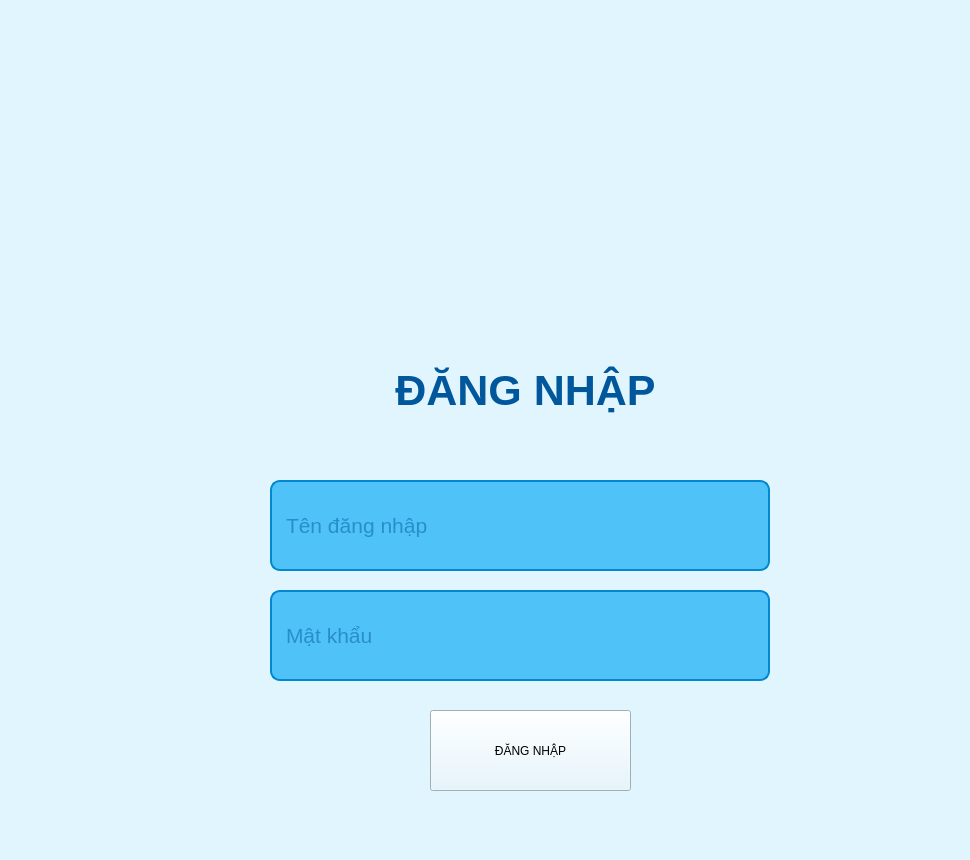
<?xml version="1.0" encoding="UTF-8"?>
<ui version="4.0">
 <class>MainWindow</class>
 <widget class="QMainWindow" name="MainWindow">
  <property name="geometry">
   <rect>
    <x>0</x>
    <y>0</y>
    <width>970</width>
    <height>860</height>
   </rect>
  </property>
  <property name="windowTitle">
   <string>MainWindow</string>
  </property>
  <property name="styleSheet">
   <string notr="true">background-color: #E1F5FE;</string>
  </property>
  <widget class="QWidget" name="centralwidget">
   <widget class="QLabel" name="lblTitle">
    <property name="geometry">
     <rect>
      <x>360</x>
      <y>350</y>
      <width>331</width>
      <height>81</height>
     </rect>
    </property>
    <property name="styleSheet">
     <string notr="true">color: #01579B; font-size: 32pt; font-weight: bold;</string>
    </property>
    <property name="text">
     <string>ĐĂNG NHẬP</string>
    </property>
    <property name="alignment">
     <set>Qt::AlignCenter</set>
    </property>
   </widget>
   <widget class="QLabel" name="lblLogo_2">
    <property name="geometry">
     <rect>
      <x>340</x>
      <y>0</y>
      <width>381</width>
      <height>311</height>
     </rect>
    </property>
    <property name="layoutDirection">
     <enum>Qt::LeftToRight</enum>
    </property>
    <property name="text">
     <string/>
    </property>
    <property name="pixmap">
     <pixmap>../../OneDrive/Pictures/Screenshots/Ảnh chụp màn hình 2026-10-24 141744.png</pixmap>
    </property>
    <property name="scaledContents">
     <bool>true</bool>
    </property>
   </widget>
   <widget class="QLineEdit" name="txtUsername">
    <property name="geometry">
     <rect>
      <x>270</x>
      <y>480</y>
      <width>500</width>
      <height>91</height>
     </rect>
    </property>
    <property name="styleSheet">
     <string notr="true">background-color: #4FC3F7; border: 2px solid #0288D1; border-radius: 10px; padding: 8px 12px; font-size: 16pt; color: #01579B;</string>
    </property>
    <property name="placeholderText">
     <string>Tên đăng nhập</string>
    </property>
   </widget>
   <widget class="QLineEdit" name="txtPassword">
    <property name="geometry">
     <rect>
      <x>270</x>
      <y>590</y>
      <width>500</width>
      <height>91</height>
     </rect>
    </property>
    <property name="styleSheet">
     <string notr="true">background-color: #4FC3F7; border: 2px solid #0288D1; border-radius: 10px; padding: 8px 12px; font-size: 16pt; color: #01579B;</string>
    </property>
    <property name="echoMode">
     <enum>QLineEdit::Password</enum>
    </property>
    <property name="placeholderText">
     <string>Mật khẩu</string>
    </property>
   </widget>
   <widget class="QPushButton" name="btnBack">
    <property name="geometry">
     <rect>
      <x>50</x>
      <y>40</y>
      <width>261</width>
      <height>141</height>
     </rect>
    </property>
    <property name="cursor">
     <cursorShape>ArrowCursor</cursorShape>
    </property>
    <property name="styleSheet">
     <string notr="true">QPushButton#btnBack {
    border: none;
    background-color: transparent;
    image: url(&quot;C:/Users/84933/PycharmProjects/HANGMAN/mui_ten.png&quot;);
}</string>
    </property>
    <property name="text">
     <string/>
    </property>
   </widget>
   <widget class="QPushButton" name="btnLogin">
    <property name="geometry">
     <rect>
      <x>430</x>
      <y>710</y>
      <width>201</width>
      <height>81</height>
     </rect>
    </property>
    <property name="styleSheet">
     <string notr="true">QPushButton#btnRegister {
    background-color: #087FC1;
    color: white;
    border: none;
    border-radius: 12px;
    font-size: 20px;
    font-weight: bold;
    padding: 12px;
}

QPushButton#btnRegister:hover {
    background-color: #05649A;
}

QPushButton#btnRegister:pressed {
    background-color: #034D78;
}</string>
    </property>
    <property name="text">
     <string>ĐĂNG NHẬP</string>
    </property>
   </widget>
  </widget>
  <widget class="QStatusBar" name="statusbar"/>
 </widget>
 <resources/>
 <connections/>
</ui>
